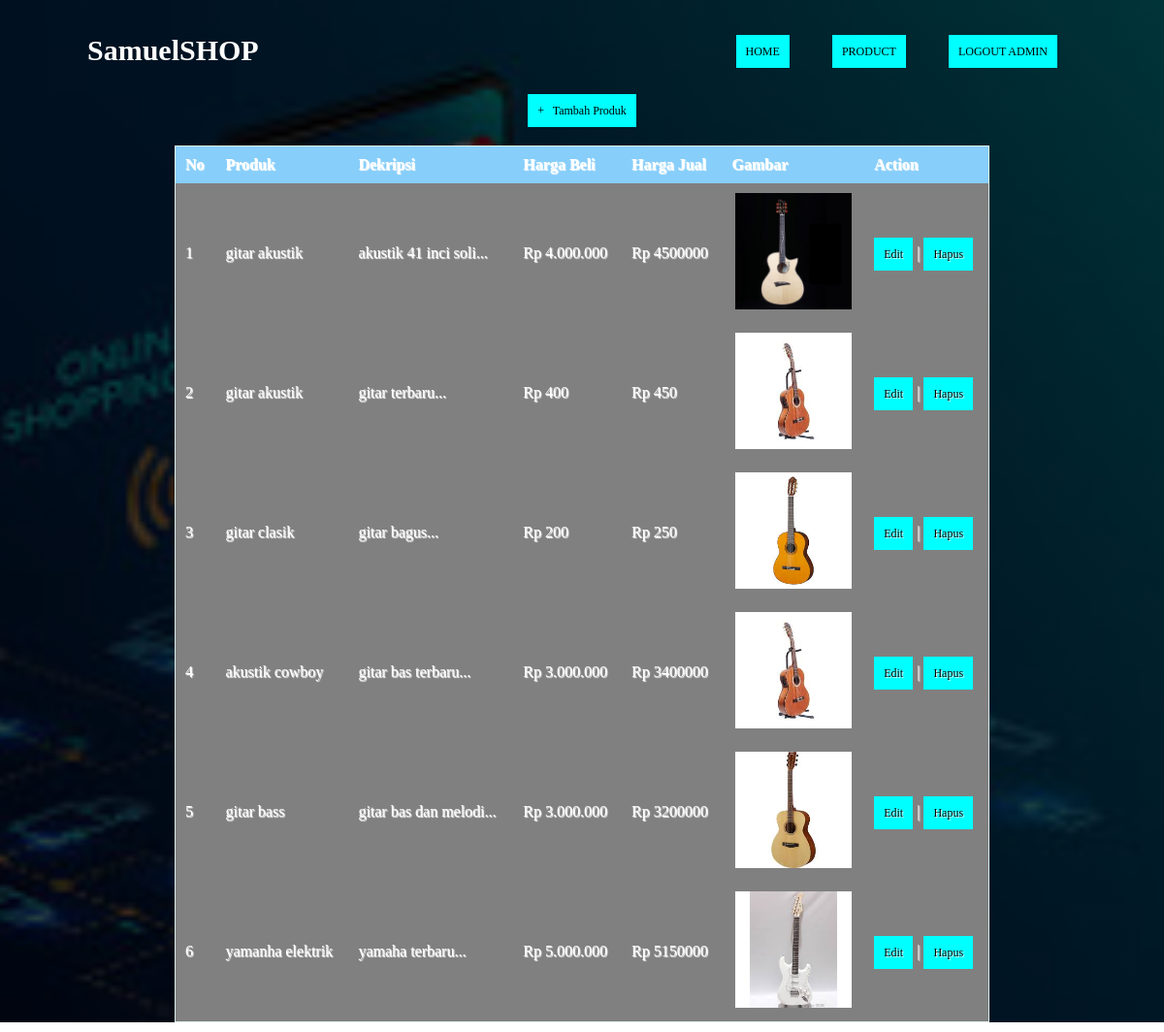
/halaman_produk.php, run on the app's committed database.
### tables this page shows
CREATE TABLE `produk` (
  `id` int(11) NOT NULL,
  `nama_produk` varchar(255) DEFAULT NULL,
  `deskripsi` text DEFAULT NULL,
  `harga_beli` int(11) DEFAULT NULL,
  `harga_jual` int(11) DEFAULT NULL,
  `gambar_produk` varchar(255) DEFAULT NULL
);

### halaman_produk.php (the view, shortened to what this page needs)
<?php
  include('koneksi.php');
  ?>
<!DOCTYPE html>
<html>
<head>
	<link rel="stylesheet" type="text/css" href="css/style.css">
</head>
<body>
<div class="main">
	<div class="navbar">
		<label class="logo">SamuelSHOP</label>
		<ul>
			<li><a href="index.php">Home</a></li>
			<li><a href="halaman_user.php">Product</a></li>
			<li><a href="login.php">logout admin</a></li>
		</ul>
	</div>
</body>
</html>
  <head>
  </head>
  <body>
    <center><a href="tambah_produk.php">+ &nbsp; Tambah Produk</a><center>
    <br/>
    <table>
      <thead>
        <tr>
          <th>No</th>
          <th>Produk</th>
          <th>Dekripsi</th>
          <th>Harga Beli</th>
          <th>Harga Jual</th>
          <th>Gambar</th>
          <th>Action</th>
        </tr>
    </thead>
    <tbody>
      <?php
      $query = "SELECT * FROM produk ORDER BY id ASC";
      $result = mysqli_query($koneksi, $query);
      $no = 1;
      while($row = mysqli_fetch_assoc($result))
      {
      ?>
       <tr>
          <td><?php echo $no; ?></td>
          <td><?php echo $row['nama_produk']; ?></td>
          <td><?php echo substr($row['deskripsi'], 0, 20); ?>...</td>
          <td>Rp <?php echo number_format($row['harga_beli'],0,',','.'); ?></td>
          <td>Rp <?php echo $row['harga_jual']; ?></td>
          <td style="text-align: center;"><img src="gambar/<?php echo $row['gambar_produk']; ?>" style="width: 120px;"></td>
          <td>
              <a href="edit_produk.php?id=<?php echo $row['id']; ?>">Edit</a> |
              <a href="proses_hapus.php?id=<?php echo $row['id']; ?>" onclick="return confirm('Anda yakin akan menghapus data ini?')">Hapus</a>
          </td>
      </tr>
      <?php
        $no++;
      }
      ?>
    </tbody>
    </table>
  </body>
</html>

### css/style.css (style rules this page uses)
* { margin: 0; padding: 0; text-decoration: none; }
.main { width: 100%; height: 100vh; background-image: linear-gradient(rgba(0 ,0 ,0 ,0.75),rgba(0, 0, 0, 0.75)), url(onlineshop.jpg); background-size: cover; background-position: center; }
.navbar { width: 85%; margin: auto; padding: 35px 0; display: flex; align-items: center; justify-content: space-between; }
.logo { font-size: 36px; color: white; font-weight: bold; width: 120px; cursor: pointer; }
.navbar ul li { list-style: none; display: inline-block; margin: 0 20px; position: relative; }
.navbar ul li a { color: white; text-transform: uppercase; }
.navbar ul li::after { content: ''; height: 3px; width: 100%; background: green; position: absolute; left: 0; bottom: -10px; transition: 0.5s; }

### halaman_produk.php (style rules this page uses)
* { margin: 0; padding: 0; text-decoration: none; }
.main { width: cover ; height: 100%; background-image: linear-gradient(rgba(0 ,0 ,0 ,0.75),rgba(0, 0, 0, 0.75)), url(img/onlineshop.jpg); background-size: cover; background-position: center; }
.navbar { width: 85%; margin: auto; padding: 35px 0; display: flex; align-items: center; justify-content: space-between; }
.logo { font-size: 30px; color: white; font-weight: bold; width: 120px; cursor: pointer; }
.navbar ul li { list-style: none; display: inline-block; margin: 0 20px; position: relative; }
.navbar ul li a { color: black; text-transform: uppercase; }
.navbar ul li::after { content: ''; height: 3px; width: 0; background: cyan; position: absolute; left: 0; bottom: -10px; transition: 0.5s; }
* { font-family: "Trebuchet MS"; }
table { border: solid 1px #DDEEEE; border-collapse: collapse; border-spacing: 0; width: 70%; margin: 10px auto 10px auto; background: gray; }
table thead th { background-color: #87CEFA; border: solid 1px none; color: white; padding: 10px; text-align: left; text-shadow: 1px 1px 1px #fff; text-decoration: none; }
table tbody td { border: solid 1px none; color: white; padding: 10px; text-shadow: 1px 1px 1px #fff; }
a { background-color: cyan; color: #fff; padding: 10px; text-decoration: none; font-size: 12px; color: black; }

### data on the page
produk: nama_produk "gitar akustik", deskripsi "akustik 41 inci soli", harga_beli "4.000.000", harga_jual "4500000", gambar_produk (picture)
produk: nama_produk "gitar akustik", deskripsi "gitar terbaru", harga_beli "400", harga_jual "450", gambar_produk (picture)
produk: nama_produk "gitar clasik", deskripsi "gitar bagus", harga_beli "200", harga_jual "250", gambar_produk (picture)
produk: nama_produk "akustik cowboy", deskripsi "gitar bas terbaru", harga_beli "3.000.000", harga_jual "3400000", gambar_produk (picture)
produk: nama_produk "gitar bass", deskripsi "gitar bas dan melodi", harga_beli "3.000.000", harga_jual "3200000", gambar_produk (picture)
produk: nama_produk "yamanha elektrik", deskripsi "yamaha terbaru", harga_beli "5.000.000", harga_jual "5150000", gambar_produk (picture)
